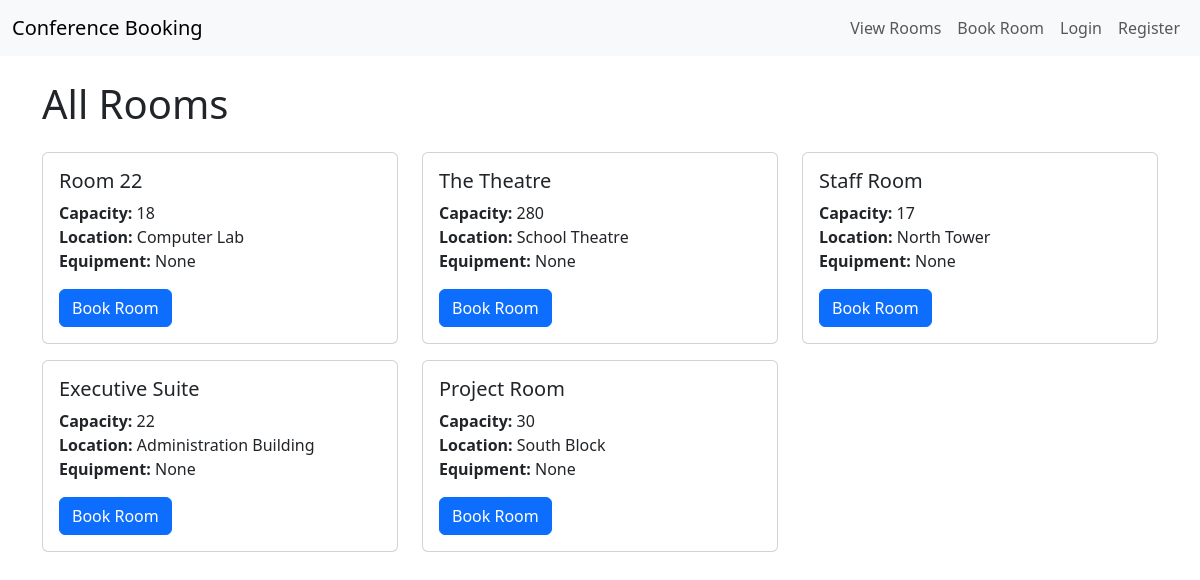
The app's page /view_rooms/ with its own data.
### reservations/models.py (models this page shows, shortened)
class Room(models.Model):
    name = models.CharField(max_length=100)
    capacity = models.IntegerField()
    location = models.CharField(max_length=100)  # required field
    description = models.TextField(blank=True, null=True)  # optional

### reservations/views.py (the view)
# urls.py: path('view_rooms/', views.view_rooms, name='view_rooms'),
def view_rooms(request):
    rooms = Room.objects.all()
    return render(request, 'reservations/view_rooms.html', {'rooms': rooms})

### reservations/templates/reservations/view_rooms.html (shortened to what this page needs)
{% extends 'reservations/base.html' %}
{% block content %}
<h1 class="mb-4">All Rooms</h1>
{% if rooms %}
    <div class="row">
        {% for room in rooms %}
        <div class="col-md-4 mb-3">
            <div class="card h-100">
                <div class="card-body">
                    <h5 class="card-title">{{ room.name }}</h5>
                    <p class="card-text">
                        <strong>Capacity:</strong> {{ room.capacity }}<br>
                        <strong>Location:</strong> {{ room.location }}<br>
                        <strong>Equipment:</strong> {{ room.equipment|default:"None" }}
                    </p>
                    <a href="{% url 'book_room' %}?room_id={{ room.id }}" class="btn btn-primary">
                        Book Room
                    </a>
                </div>
            </div>
        </div>
        {% endfor %}
    </div>
{% else %}
    <p>No rooms available.</p>
{% endif %}
{% endblock %}

### reservations/templates/reservations/base.html (shortened to what this page needs)
<!DOCTYPE html>
<html>
<head>
    <link href="https://cdn.jsdelivr.net/npm/bootstrap@5.3.2/dist/css/bootstrap.min.css" rel="stylesheet">
</head>
<body>
<nav class="navbar navbar-expand-lg navbar-light bg-light">
  <div class="container-fluid">
    <a class="navbar-brand" href="{% url 'home' %}">Conference Booking</a>
    <div class="collapse navbar-collapse" id="navbarNav">
      <ul class="navbar-nav ms-auto">
        <li class="nav-item"><a class="nav-link" href="{% url 'view_rooms' %}">View Rooms</a></li>
        <li class="nav-item"><a class="nav-link" href="{% url 'book_room' %}">Book Room</a></li>
        {% if user.is_authenticated %}
        <li class="nav-item"><a class="nav-link" href="{% url 'my_reservations' %}">My Bookings</a></li>
        <li class="nav-item"><a class="nav-link" href="{% url 'logout' %}">Logout</a></li>
        {% else %}
        <li class="nav-item"><a class="nav-link" href="{% url 'login' %}">Login</a></li>
        <li class="nav-item"><a class="nav-link" href="{% url 'register' %}">Register</a></li>
        {% endif %}
      </ul>
    </div>
  </div>
</nav>
<div class="container mt-4">
    {% block content %}{% endblock %}
</div>
</body>
</html>

### records on screen
Room: name "Room 22", capacity "18", location "Computer Lab", equipment "None"
Room: name "The Theatre", capacity "280", location "School Theatre", equipment "None"
Room: name "Staff Room", capacity "17", location "North Tower", equipment "None"
Room: name "Executive Suite", capacity "22", location "Administration Building", equipment "None"
Room: name "Project Room", capacity "30", location "South Block", equipment "None"
